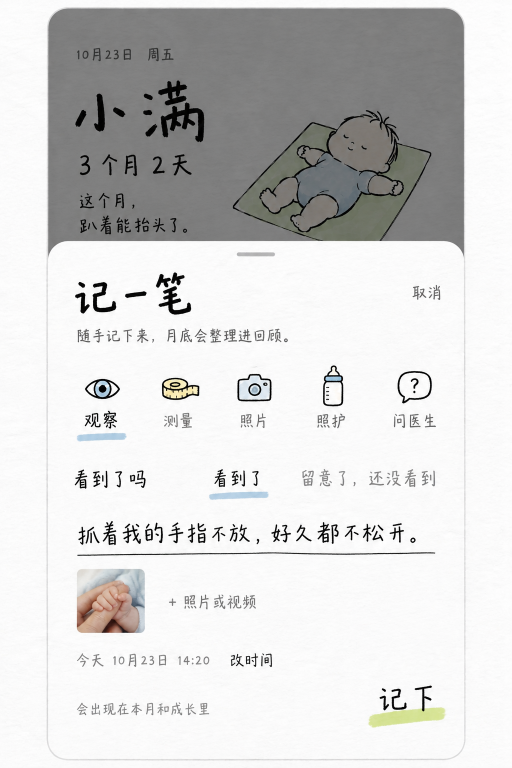
#> input picture docs/design-drafts/2026-10-23-v6-clumsy/gpt-assets/screen-5-quick.png, 1024 x 1536 px, found by its file name (shown at 1/2 size)
$ python compose.py ../derived/sheet-components-supplement.png ../../gpt-assets/screen-5-quick.png
#> lines starting #> are read from the running program, lines starting #| are printed output that depends on the picture
# 组件板·补充：从 GPT 原图按组件裁切，拼成一张板。不手画、不重新生成；灰色小字只是说明，不属于视觉。
# 用法：python -I compose.py <gpt-assets 目录> <输出目录>
import sys, os, json, hashlib
import numpy as np
from PIL import Image, ImageDraw, ImageFont

G, OUT = sys.argv[1], sys.argv[2]
FONT = '/System/Library/Fonts/Hiragino Sans GB.ttc'
PAPER = (252, 252, 252)
def sha(p): return hashlib.sha256(open(p, 'rb').read()).hexdigest()

def tape_to_blue(img, box):
    # G3：软尺图标是黄色。只在软尺范围内把黄色系像素的色相换成淡蓝，明度不变，饱和度按淡蓝 token 缩放。
    hsv = np.asarray(img.convert('HSV')).astype(np.float64).copy()
    x0, y0, x1, y1 = box
    r = hsv[y0:y1, x0:x1]
    m = (r[..., 0] > 15) & (r[..., 0] < 50) & (r[..., 1] > 40)
    s0 = np.median(r[..., 1][m])
    r[..., 0][m] = 145                       # 第 16 张眼睛虹膜的色相中位值，与 icons.py 一致
    r[..., 1][m] = r[..., 1][m] * 54 / s0    # 同上，饱和度中位值 54/255
    out = Image.fromarray(hsv.round().astype(np.uint8), 'HSV').convert('RGB')
    return out, int(m.sum())

def to_ink2(a, box):
    # 占位字改用 ink-2（T1b 预审 P1）：按每个像素相对纸色的墨量，把浅灰字换成同样墨量的 #707070。
    x0, y0, x1, y1 = box
    r = a[y0:y1, x0:x1]; lum = r.mean(2)
    paper = np.median(r[lum > 235], 0); pl = paper.mean()
    core = np.percentile(lum[lum < 200], 5)
    t = np.clip((pl - lum) / (pl - core), 0, 1)[..., None]
    r[:] = paper * (1 - t) + np.array([112.0, 112.0, 112.0]) * t
    return int((t[..., 0] > 0.05).sum())

# (编号, 组件与状态, 源文件, 裁切框, 额外处理)
ITEMS = [
    ('1', '弹层头部：拖动条、手写标题、取消、说明；背后是遮罩（黑 50%）', 'screen-5-quick.png', (96, 370, 928, 700), None),
    ('2', '类型选择：选中的类型字下一笔淡蓝（软尺已按 G3 换成淡蓝）', 'screen-5-quick.png', (130, 725, 900, 890), ('tape', (318, 745, 404, 806))),
    ('3', '二选一：选中项字下一笔淡蓝，未选项是次要灰', 'screen-5-quick.png', (130, 925, 900, 1010), None),
    ('4', '键盘弹出：输入线、光标；「记下」在键盘正上方', 'screen-8-quick-typing.png', (96, 820, 928, 1110), None),
    ('5', '测量：日期可改、地点二选一、三项数字输入（没量可以不填）', 'screen-9-quick-measure.png', (130, 830, 900, 1300), ('placeholder', (458, 1236, 630, 1271))),
    ('6', '要安排的事·操作：约在哪天、改、这次跳过、已经办完了；主动作「约好了」', 'screen-11-arrange.png', (130, 970, 900, 1470), None),
    ('7', '办完写结果：哪天办的、医生原话（输入线）、有没有提示要留意、当天量的', 'screen-12-done.png', (130, 605, 900, 1225), None),
    ('8', '照片大图：日期与备注、设为精选（主动作）、下载原片、更多、原片信息', 'screen-13-photo.png', (130, 1140, 900, 1475), None),
    ('9', '批量导入：进度条、已存好计数、正在存、没存上（可全部再试）', 'screen-14-import.png', (130, 880, 900, 1460), None),
    ('10', '出错：黑色圈叹号＋说明，不用红色；次要「先放着」、主动作「再试一次」', 'screen-15-save-failed.png', (130, 1355, 910, 1495), None),
    ('11', '测量数字：大号数字＋小号单位，下面一行小字', 'screen-3-growth.png', (130, 345, 900, 480), None),
    ('12', '家里在留意：条目前淡蓝小点（表示正在留意，属于进行中状态）', 'screen-3-growth.png', (140, 1235, 800, 1375), None),
    ('13', '「已约」前淡蓝小点；主动作「定个日期 →」下一笔浅绿', 'screen-2-stage.png', (640, 440, 905, 625), None),
    ('14', '「记一笔」圆按钮：浅绿底、黑线圈、手写字', 'screen-1-home.png', (740, 1190, 900, 1390), None),
    ('15', '二级页返回：左上小字「< 上一页名称」', 'screen-6-review-top.png', (130, 62, 420, 122), None),
]
f_label = ImageFont.truetype(FONT, 26, index=0)
f_src = ImageFont.truetype(FONT, 18, index=0)
f_head = ImageFont.truetype(FONT, 40, index=0)

def wrap(text, font, width):
    lines, cur = [], ''
    for ch in text:
        if font.getlength(cur + ch) > width: lines.append(cur); cur = ch
        else: cur += ch
    return lines + [cur]

COLW, GUT, M = 840, 60, 60
cols = [[], []]; heights = [0, 0]
log, cache = [], {}
for no, label, fn, box, extra in ITEMS:
    if fn not in cache: cache[fn] = Image.open(os.path.join(G, fn)).convert('RGB')
    img = cache[fn]
#> img is the input picture: PIL image 1024x1536 RGB; mean R, G, B 212.9, 212.8, 212.2
    note = ''
    if extra and extra[0] == 'tape':
        img, n = tape_to_blue(img, extra[1]); note = f'；软尺范围 {extra[1]} 内 {n} 个黄色像素换成淡蓝色相'
    if extra and extra[0] == 'placeholder':
        arr = np.asarray(img).astype(np.float64).copy(); n = to_ink2(arr, extra[1])
        img = Image.fromarray(arr.round().astype(np.uint8)); note = f'；占位字 {extra[1]} 按墨量换成 ink-2（{n} 像素）'
    crop = img.crop(box)
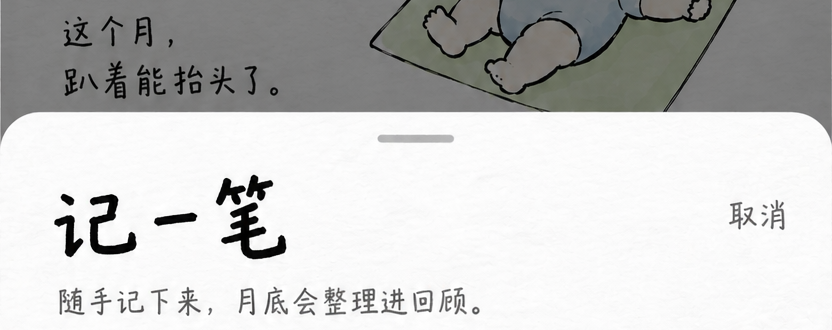
#> crop: PIL image 832x330 RGB; mean R, G, B 198.7, 199, 198.1
    lines = wrap(f'{no}  {label}', f_label, COLW)
    h = 34 * len(lines) + 26 + 10 + crop.height + 56
#> h = 456
#> (the run stopped early here; a loop or call above may not have finished)
